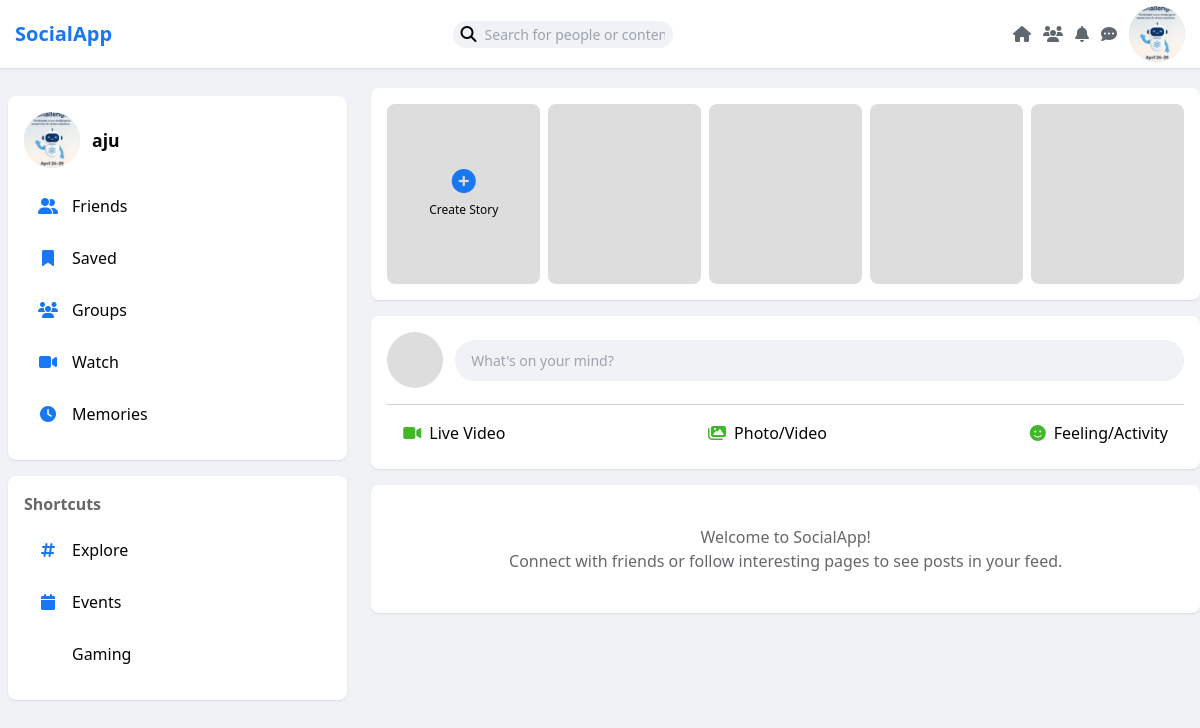
Screenshot of / (signed in) with the database file from the repository.
### myapp/models.py (models this page shows, shortened)
class CustomUser(AbstractUser):
    email = models.EmailField(_('email address'), unique=True)
    profile_picture = models.ImageField(upload_to='profile_pics/', default='default.jpg')
    bio = models.TextField(max_length=500, blank=True)
    location = models.CharField(max_length=100, blank=True)
    birth_date = models.DateField(null=True, blank=True)

### myapp/views.py (the view)
# urls.py: path('', views.home_view, name='home'),
def home_view(request):
    return render(request, 'home.html')

### templates/home.html (shortened to what this page needs)
{% extends 'navbar.html' %}
{% load static %}
{% block content %}
    <link rel="stylesheet" href="https://cdnjs.cloudflare.com/ajax/libs/font-awesome/6.4.0/css/all.min.css">
    <div class="main-content">
        <div class="left-sidebar">
            <div class="profile-card">
                <div class="profile-info">
                    {% if user.is_authenticated and user.profile_picture %}
                    <img src="{{ user.profile_picture.url }}" alt="Profile Picture" class="user-avatar" />
                    {% else %}
                    <img src="{% static 'default-avatar.png' %}" alt="Default Avatar" class="user-avatar" />
                    {% endif %}
                    <div class="profile-name">{{ user.username }}</div>
                </div>
                <ul class="sidebar-menu">
                    <li>
                        <a href="{% url 'friends' %}">
                            <i class="fas fa-user-friends"></i>
                            <span>Friends</span>
                        </a>
                    </li>
                    <li>
                        <a href="{% url 'saved' %}">
                            <i class="fas fa-bookmark"></i>
                            <span>Saved</span>
                        </a>
                    </li>
                    <li>
                        <a href="{% url 'groups' %}">
                            <i class="fas fa-users"></i>
                            <span>Groups</span>
                        </a>
                    </li>
                    <li>
                        <a href="{% url 'watch' %}">
                            <i class="fas fa-video"></i>
                            <span>Watch</span>
                        </a>
                    </li>
                    <li>
                        <a href="{% url 'memories' %}">
                            <i class="fas fa-clock"></i>
                            <span>Memories</span>
                        </a>
                    </li>
                </ul>
            </div>
            <div class="sidebar-card">
                <div class="card-title">Shortcuts</div>
                <ul class="sidebar-menu">
                    <li>
                        <a href="{% url 'explore' %}">
                            <i class="fas fa-hashtag"></i>
                            <span>Explore</span>
                        </a>
                    </li>
                    <li>
                        <a href="{% url 'events' %}">
                            <i class="fas fa-calendar"></i>
                            <span>Events</span>
                        </a>
                    </li>
                    <li>
                        <a href="{% url 'gaming' %}">
                            <span>Gaming</span>
                        </a>
                    </li>
                </ul>
            </div>
        </div>
        <div class="center-feed">
            <div class="stories">
                <div class="story story-add">
                    <i class="fas fa-plus-circle"></i>
                    <span>Create Story</span>
                </div>
                <div class="story"></div>
                <div class="story"></div>
                <div class="story"></div>
                <div class="story"></div>
            </div>
            <div class="create-post">
                <div class="post-input">
                    <div class="user-avatar"></div>
                    <input type="text" placeholder="What's on your mind?">
                </div>
                <div class="post-options">
                    <div class="post-option">
                        <i class="fas fa-video"></i>
                        <span>Live Video</span>
                    </div>
                    <div class="post-option">
                        <i class="fas fa-images"></i>
                        <span>Photo/Video</span>
                    </div>
                    <div class="post-option">
                        <i class="fas fa-smile"></i>
                        <span>Feeling/Activity</span>
                    </div>
                </div>
            </div>
            <div class="empty-feed">
                <h3>Welcome to SocialApp!</h3>
                <p>Connect with friends or follow interesting pages to see posts in your feed.</p>
            </div>
        </div>
    </div>
{% endblock %}

### templates/navbar.html (shortened to what this page needs)
{% load static %}
<!DOCTYPE html>
<html lang="en">
<head>
    <script src="https://cdn.tailwindcss.com"></script>
    <link rel="stylesheet" href="https://cdnjs.cloudflare.com/ajax/libs/font-awesome/6.4.0/css/all.min.css"/>
</head>
<body>
    <header>
        <a href="{% url 'home' %}" class="logo">SocialApp</a>
        <form action="{% url 'search' %}" method="get" class="search-bar" role="search" aria-label="Site search">
            <i class="fas fa-search" aria-hidden="true"></i>
            <input type="text" name="q" placeholder="Search for people or content" aria-label="Search input" />
        </form>
        <nav class="nav-icons" aria-label="Primary navigation">
            <a href="{% url 'home' %}" class="nav-icon" title="Home" aria-label="Home">
                <i class="fas fa-home" aria-hidden="true"></i>
            </a>
            <a href="{% url 'users_list' %}" class="nav-icon" title="Users" aria-label="Users">
                <i class="fas fa-users" aria-hidden="true"></i>
            </a>
            <a href="{% url 'notifications' %}" class="nav-icon" title="Notifications" aria-label="Notifications">
                <i class="fas fa-bell" aria-hidden="true"></i>
            </a>
            <a href="{% url 'messages' %}" class="nav-icon" title="Messages" aria-label="Messages">
                <i class="fas fa-comment-dots" aria-hidden="true"></i>
            </a>
            <a href="{% url 'profile' %}" class="nav-icon" title="Profile" aria-label="Profile">
                {% if user.is_authenticated and user.profile_picture %}
                    <img src="{{ user.profile_picture.url }}" alt="Profile Picture" class="user-avatar" />
                {% else %}
                    <img src="{% static 'default-avatar.png' %}" alt="Default Avatar" class="user-avatar" />
                {% endif %}
            </a>
        </nav>
    </header>
    {% block content %}
    {% endblock %}
</body>
</html>

### templates/navbar.html (style rules this page uses)
body { font-family: Arial, sans-serif; margin: 0; background-color: #f0f2f5; }
header { background-color: #ffffff; padding: 6px 15px; display: flex; align-items: center; justify-content: space-between; box-shadow: 0 1px 2px rgba(0, 0, 0, 0.1); position: sticky; top: 0; z-index: 1000; }
.logo { font-size: 20px; font-weight: bold; color: #1877f2; text-decoration: none; }
.search-bar { display: flex; align-items: center; background-color: #f0f2f5; border-radius: 20px; padding: 3px 8px; width: 220px; }
.search-bar input { border: none; background: none; outline: none; margin-left: 8px; width: 100%; font-size: 14px; }
.nav-icons { display: flex; align-items: center; gap: 12px; }
.nav-icon { position: relative; cursor: pointer; text-decoration: none; color: inherit; display: flex; align-items: center; font-size: 16px; }
.nav-icon i { font-size: 16px; color: #606770; }
.user-avatar { width: 26px; height: 26px; border-radius: 50%; object-fit: cover; cursor: pointer; }
.main-content { display: flex; justify-content: center; margin-top: 20px; }

### templates/home.html (style rules this page uses)
:root { --primary-color: #1877f2; --secondary-color: #42b72a; --bg-color: #f0f2f5; --card-color: #ffffff; --text-primary: #050505; --text-secondary: #65676b; --divider-color: #ced0d4; }
* { margin: 0; padding: 0; box-sizing: border-box; font-family: 'Segoe UI', Roboto, Helvetica, Arial, sans-serif; }
body { background-color: var(--bg-color); color: var(--text-primary); }
.main-content { display: flex; padding-top: 20px; max-width: 1200px; margin: 0 auto; gap: 16px; }
.left-sidebar { width: 25%; position: sticky; top: 20px; height: calc(100vh - 20px); overflow-y: auto; padding: 8px; }
.profile-card { background-color: var(--card-color); border-radius: 8px; padding: 16px; box-shadow: 0 1px 2px rgba(0, 0, 0, 0.1); margin-bottom: 16px; }
.profile-info { display: flex; align-items: center; gap: 12px; margin-bottom: 16px; }
.profile-avatar, .user-avatar { width: 56px; height: 56px; border-radius: 50%; object-fit: cover; background-color: #ddd; flex-shrink: 0; }
.profile-name { font-weight: 600; font-size: 1.1rem; color: var(--text-primary); }
.sidebar-menu { list-style: none; padding-left: 0; }
.sidebar-menu li { margin-bottom: 8px; }
.sidebar-menu li a { text-decoration: none; color: inherit; display: flex; align-items: center; gap: 12px; padding: 10px 12px; border-radius: 8px; transition: background-color 0.3s ease; font-size: 1rem; }
.sidebar-menu i { width: 24px; text-align: center; color: var(--primary-color); }
.center-feed { width: 50%; }
.stories { background-color: var(--card-color); border-radius: 8px; padding: 16px; box-shadow: 0 1px 2px rgba(0, 0, 0, 0.1); margin-bottom: 16px; display: flex; gap: 8px; overflow-x: auto; }
.story { min-width: 100px; height: 180px; border-radius: 8px; position: relative; cursor: pointer; flex: 1; background-color: #ddd; }
.story-add { display: flex; flex-direction: column; align-items: center; justify-content: center; color: var(--text-primary); }
.story-add i { font-size: 24px; margin-bottom: 8px; color: var(--primary-color); }
.story-add span { font-size: 12px; }
.create-post { background-color: var(--card-color); border-radius: 8px; padding: 16px; box-shadow: 0 1px 2px rgba(0, 0, 0, 0.1); margin-bottom: 16px; }
.post-input { display: flex; align-items: center; gap: 12px; margin-bottom: 16px; }
.post-input input { flex: 1; padding: 10px 16px; border-radius: 20px; border: none; background-color: #f0f2f5; font-size: 14px; }
.post-options { display: flex; justify-content: space-between; padding-top: 8px; border-top: 1px solid var(--divider-color); }
.post-option { display: flex; align-items: center; gap: 8px; padding: 8px 16px; border-radius: 8px; cursor: pointer; }
.post-option i { color: var(--secondary-color); }
.empty-feed { background-color: var(--card-color); border-radius: 8px; padding: 40px 16px; box-shadow: 0 1px 2px rgba(0, 0, 0, 0.1); margin-bottom: 16px; text-align: center; color: var(--text-secondary); }
.sidebar-card { background-color: var(--card-color); border-radius: 8px; padding: 16px; box-shadow: 0 1px 2px rgba(0, 0, 0, 0.1); margin-bottom: 16px; }
.card-title { font-size: 16px; font-weight: 600; margin-bottom: 12px; color: var(--text-secondary); }
@media (max-width: 1200px) { .left-sidebar { width: 30%; } }
@media (max-width: 1200px) { .center-feed { width: 70%; } }

### rows the page displays
CustomUser: profile_picture (picture), username "aju"
